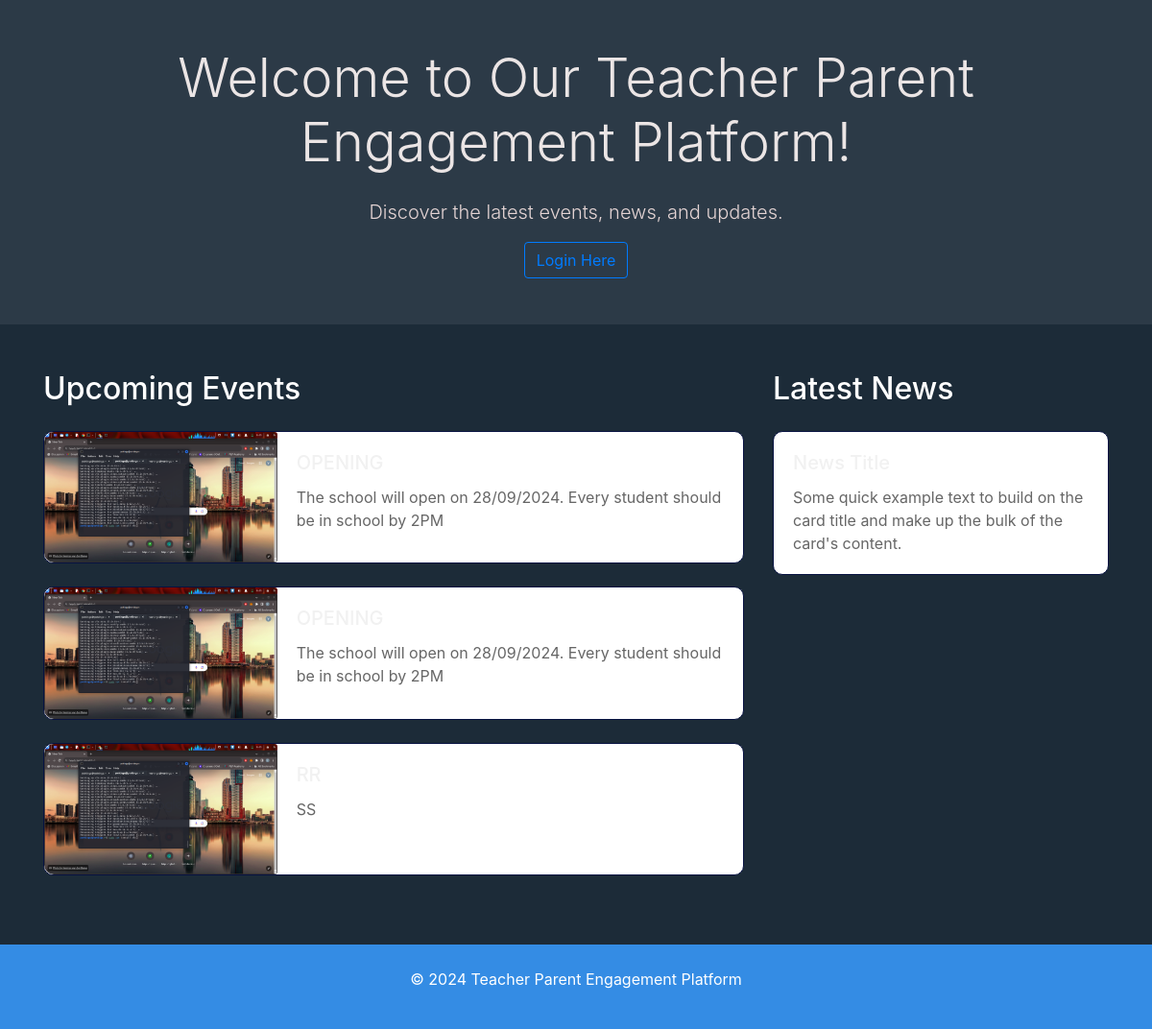
The page / on the database its author committed.
### comms/models.py (models this page shows, shortened)
class events(models.Model):
    title=models.CharField(max_length=100)
    image=models.ImageField(blank=True,null=True,upload_to="events")
    details=models.TextField()

### comms/views.py (the view)
# urls.py: path('',homepage,name='homepage'),
def homepage(request):
    even=events.objects.all()
    return render(request,'home/homepage.html',{"events":even})

### templates/home/homepage.html (shortened to what this page needs)
<!DOCTYPE html>
<html lang="en">
<head>
    <link rel="stylesheet" href="https://stackpath.bootstrapcdn.com/bootstrap/4.5.2/css/bootstrap.min.css">
</head>
<body>
    <header class="header text-center py-5">
        <div class="container">
            <h1 class="display-4 mb-4">Welcome to Our Teacher Parent Engagement Platform!</h1>
            <p class="lead">Discover the latest events, news, and updates.</p>
            <a href="{% url 'login' %}" class="btn btn-outline-primary">Login Here</a>
        </div>
    </header>
    <section class="content py-5">
        <div class="container">
            <div class="row">
                <div class="col-md-8">
                    <h2 class="mb-4">Upcoming Events</h2>
                    {% for single_event in events %}
                    <div class="card mb-4">
                        <div class="row no-gutters">
                            <div class="col-md-4">
                                <img src="{{ single_event.image.url }}" alt="{{ single_event.title }}" class="card-img">
                            </div>
                            <div class="col-md-8">
                                <div class="card-body">
                                    <h5 class="card-title">{{ single_event.title }}</h5>
                                    <p class="card-text">{{ single_event.details }}</p>
                                </div>
                            </div>
                        </div>
                    </div>
                    {% endfor %}
                </div>
                <div class="col-md-4">
                    <h2 class="mb-4">Latest News</h2>
                    <div class="card mb-4">
                        <div class="card-body">
                            <h5 class="card-title">News Title</h5>
                            <p class="card-text">Some quick example text to build on the card title and make up the bulk of the card's content.</p>
                        </div>
                    </div>
                </div>
            </div>
        </div>
    </section>
    <footer class="footer text-center py-4">
        <div class="container">
            <p>&copy; 2024 Teacher Parent Engagement Platform</p>
        </div>
    </footer>
</body>
</html>

### templates/home/homepage.html (style rules this page uses)
* { color: #fff; }
.header { background-color: #2c3a47; }
.header h1 { color: #ebe5e5; }
.header p { color: #e4d4d4; }
.content { background-color: #1c2b38; }
.card { border: 1px solid #071241; border-radius: 10px; transition: transform 0.3s ease-in-out; }
.card-img { border-top-left-radius: 10px; border-bottom-left-radius: 10px; max-height: 100%; }
.card-title { color: #f1f1f1; }
.card-text { color: #666; }
a { color:#fff; }
.footer { background-color: #348ce4; color: #fff; }

### rows shown on the page
events: image (picture), details "The school will open on 28/09/2024. Every student should be in school by 2PM"
events: image (picture), details "The school will open on 28/09/2024. Every student should be in school by 2PM"
events: image (picture), details "SS"
